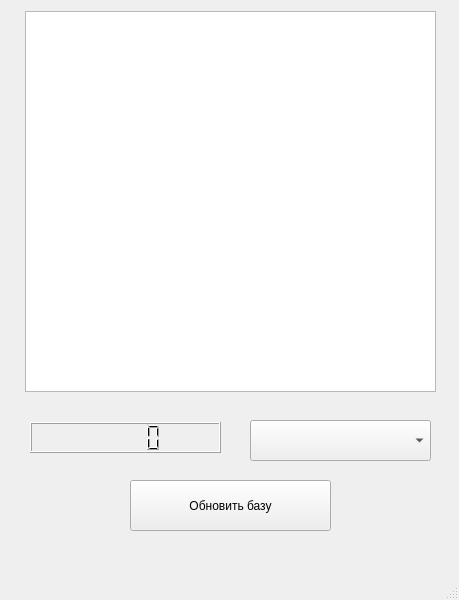
<?xml version="1.0" encoding="UTF-8"?>
<ui version="4.0">
 <class>MainWindow</class>
 <widget class="QMainWindow" name="MainWindow">
  <property name="geometry">
   <rect>
    <x>0</x>
    <y>0</y>
    <width>459</width>
    <height>600</height>
   </rect>
  </property>
  <property name="windowTitle">
   <string>MainWindow</string>
  </property>
  <widget class="QWidget" name="centralwidget">
   <widget class="QPushButton" name="pushButton">
    <property name="geometry">
     <rect>
      <x>130</x>
      <y>480</y>
      <width>201</width>
      <height>51</height>
     </rect>
    </property>
    <property name="text">
     <string>Обновить базу</string>
    </property>
   </widget>
   <widget class="QComboBox" name="comboBox">
    <property name="geometry">
     <rect>
      <x>250</x>
      <y>420</y>
      <width>181</width>
      <height>41</height>
     </rect>
    </property>
   </widget>
   <widget class="QLCDNumber" name="lcdNumber">
    <property name="geometry">
     <rect>
      <x>30</x>
      <y>422</y>
      <width>191</width>
      <height>31</height>
     </rect>
    </property>
   </widget>
   <widget class="QListWidget" name="listWidget">
    <property name="geometry">
     <rect>
      <x>25</x>
      <y>11</y>
      <width>411</width>
      <height>381</height>
     </rect>
    </property>
   </widget>
  </widget>
  <widget class="QMenuBar" name="menubar">
   <property name="geometry">
    <rect>
     <x>0</x>
     <y>0</y>
     <width>459</width>
     <height>21</height>
    </rect>
   </property>
  </widget>
  <widget class="QStatusBar" name="statusbar"/>
 </widget>
 <resources/>
 <connections/>
</ui>
